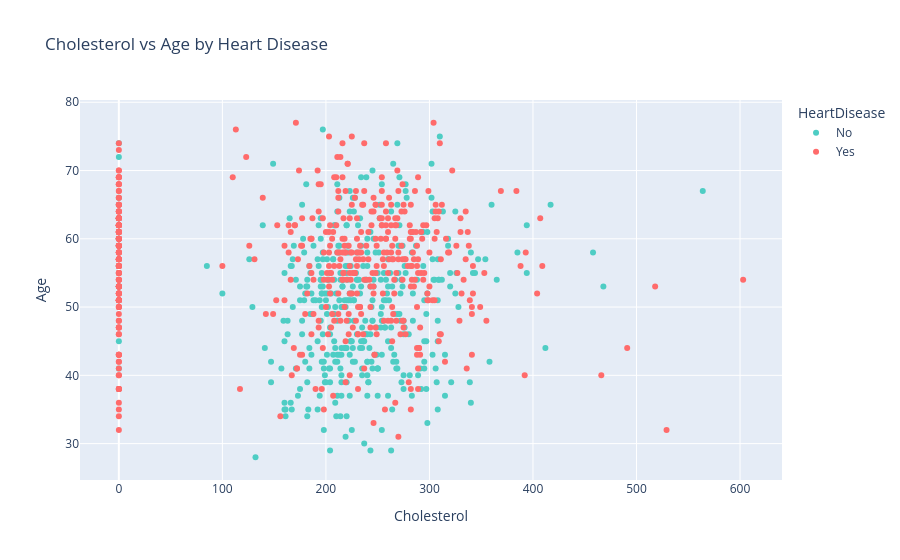

Source (notebook cell):
### Code cell
fig = px.scatter(
    df, 
    x='Cholesterol', 
    y='Age', 
    color='HeartDisease',
    title='Cholesterol vs Age by Heart Disease',
    color_discrete_map={
        'Yes': '#FF6B6B',    # Coral Red
        'No': '#4ECDC4'      # Aqua Mint
    },
  
)
fig.show()

### Figure 1 — Plotly figure (JSON) as saved in the notebook; plotly's stock layout.template omitted (floating-point values rounded to 4 significant figures; data arrays with more than 128 entries replaced by an {"elided": "..."} marker saying what was removed)
{"data": [{"hovertemplate": "HeartDisease=No<br>Cholesterol=%{x}<br>Age=%{y}<extra></extra>", "legendgroup": "No", "marker": {"color": "#4ECDC4", "symbol": "circle"}, "mode": "markers", "name": "No", "orientation": "v", "showlegend": true, "type": "scatter", "x": {"elided": "410 int values"}, "xaxis": "x", "y": {"elided": "410 int values"}, "yaxis": "y"}, {"hovertemplate": "HeartDisease=Yes<br>Cholesterol=%{x}<br>Age=%{y}<extra></extra>", "legendgroup": "Yes", "marker": {"color": "#FF6B6B", "symbol": "circle"}, "mode": "markers", "name": "Yes", "orientation": "v", "showlegend": true, "type": "scatter", "x": {"elided": "508 int values"}, "xaxis": "x", "y": {"elided": "508 int values"}, "yaxis": "y"}], "layout": {"legend": {"title": {"text": "HeartDisease"}, "tracegroupgap": 0}, "title": {"text": "Cholesterol vs Age by Heart Disease"}, "xaxis": {"anchor": "y", "domain": [0, 1], "title": {"text": "Cholesterol"}}, "yaxis": {"anchor": "x", "domain": [0, 1], "title": {"text": "Age"}}}}
